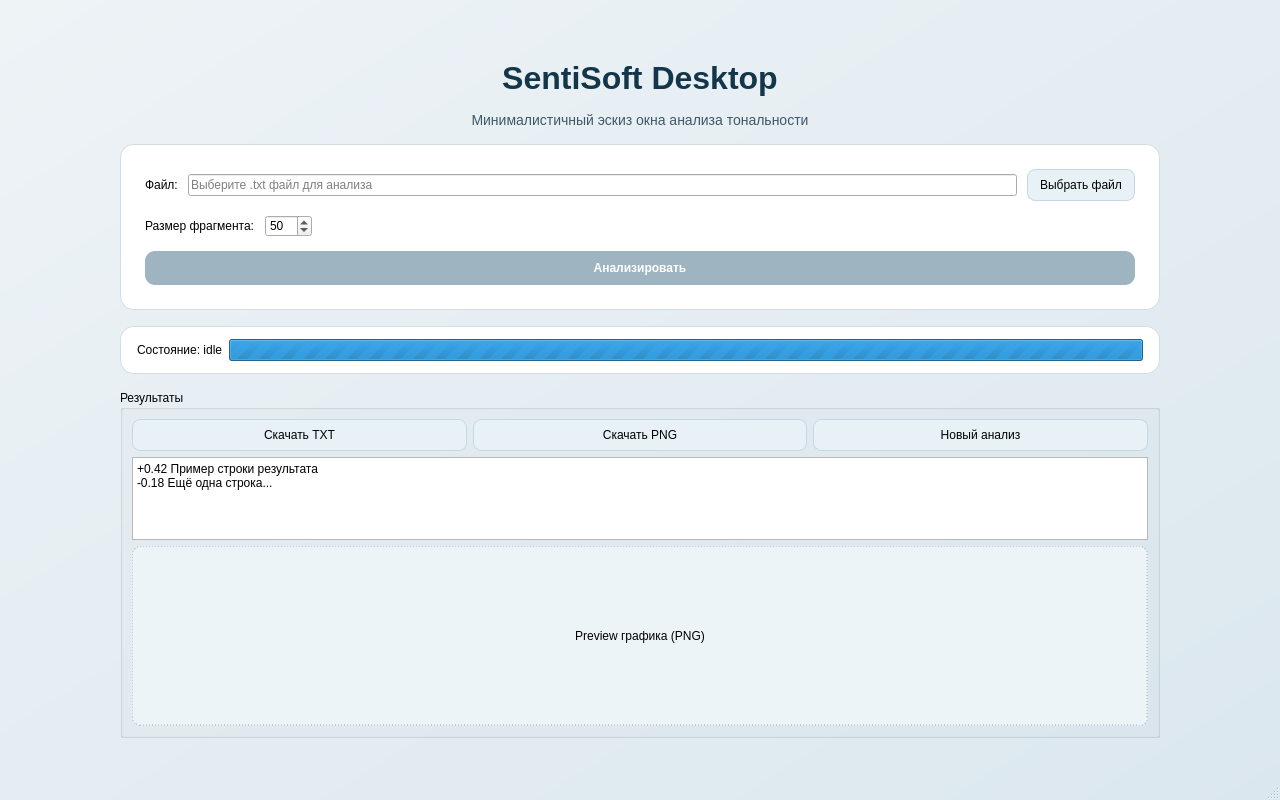
<?xml version="1.0" encoding="UTF-8"?>
<ui version="4.0">
 <class>SentilexVariantAWindow</class>
 <widget class="QMainWindow" name="SentilexVariantAWindow">
  <property name="geometry">
   <rect>
    <x>0</x>
    <y>0</y>
    <width>1280</width>
    <height>800</height>
   </rect>
  </property>
  <property name="windowTitle">
   <string>SentiSoft Desktop - Variant A (Minimalism Modern)</string>
  </property>
  <property name="styleSheet">
   <string notr="true">QMainWindow {background: qlineargradient(x1:0,y1:0,x2:1,y2:1, stop:0 #eef3f6, stop:1 #dbe7ef);} 
QFrame#inputCard, QFrame#statusBar {background: #ffffff; border: 1px solid #d3dce4; border-radius: 14px;}
QPushButton#analyzeButton {background: #12769b; color: #ffffff; border: none; border-radius: 10px; padding: 10px 14px; font-weight: 600;}
QPushButton#analyzeButton:disabled {background: #9eb4c0;}
QPushButton#browseButton, QPushButton#downloadTxtButton, QPushButton#downloadPngButton, QPushButton#newAnalysisButton {background: #e7f1f6; border: 1px solid #c4d8e2; border-radius: 8px; padding: 8px 12px;}</string>
  </property>
  <widget class="QWidget" name="centralwidget">
   <layout class="QVBoxLayout" name="rootLayout">
    <property name="leftMargin">
     <number>120</number>
    </property>
    <property name="topMargin">
     <number>60</number>
    </property>
    <property name="rightMargin">
     <number>120</number>
    </property>
    <property name="bottomMargin">
     <number>40</number>
    </property>
    <property name="spacing">
     <number>16</number>
    </property>
    <item>
     <widget class="QLabel" name="titleLabel">
      <property name="text">
       <string>SentiSoft Desktop</string>
      </property>
      <property name="alignment">
       <set>Qt::AlignHCenter|Qt::AlignVCenter</set>
      </property>
      <property name="styleSheet">
       <string notr="true">font-size: 32px; font-weight: 700; color: #13364a;</string>
      </property>
     </widget>
    </item>
    <item>
     <widget class="QLabel" name="subtitleLabel">
      <property name="text">
       <string>Минималистичный эскиз окна анализа тональности</string>
      </property>
      <property name="alignment">
       <set>Qt::AlignHCenter|Qt::AlignVCenter</set>
      </property>
      <property name="styleSheet">
       <string notr="true">font-size: 14px; color: #3d5866;</string>
      </property>
     </widget>
    </item>
    <item>
     <widget class="QFrame" name="inputCard">
      <layout class="QVBoxLayout" name="inputLayout">
       <property name="leftMargin">
        <number>24</number>
       </property>
       <property name="topMargin">
        <number>24</number>
       </property>
       <property name="rightMargin">
        <number>24</number>
       </property>
       <property name="bottomMargin">
        <number>24</number>
       </property>
       <property name="spacing">
        <number>14</number>
       </property>
       <item>
        <layout class="QHBoxLayout" name="fileRow">
         <property name="spacing">
          <number>10</number>
         </property>
         <item>
          <widget class="QLabel" name="fileLabel">
           <property name="text">
            <string>Файл:</string>
           </property>
          </widget>
         </item>
         <item>
          <widget class="QLineEdit" name="filePathEdit">
           <property name="placeholderText">
            <string>Выберите .txt файл для анализа</string>
           </property>
          </widget>
         </item>
         <item>
          <widget class="QPushButton" name="browseButton">
           <property name="text">
            <string>Выбрать файл</string>
           </property>
          </widget>
         </item>
        </layout>
       </item>
       <item>
        <layout class="QHBoxLayout" name="fragmentRow">
         <property name="spacing">
          <number>10</number>
         </property>
         <item>
          <widget class="QLabel" name="fragmentLabel">
           <property name="text">
            <string>Размер фрагмента:</string>
           </property>
          </widget>
         </item>
         <item>
          <widget class="QSpinBox" name="fragmentSizeSpinBox">
           <property name="minimum">
            <number>10</number>
           </property>
           <property name="maximum">
            <number>500</number>
           </property>
           <property name="value">
            <number>50</number>
           </property>
          </widget>
         </item>
         <item>
          <spacer name="fragmentSpacer">
           <property name="orientation">
            <enum>Qt::Horizontal</enum>
           </property>
           <property name="sizeHint" stdset="0">
            <size>
             <width>40</width>
             <height>20</height>
            </size>
           </property>
          </spacer>
         </item>
        </layout>
       </item>
       <item>
        <widget class="QPushButton" name="analyzeButton">
         <property name="text">
          <string>Анализировать</string>
         </property>
         <property name="enabled">
          <bool>false</bool>
         </property>
        </widget>
       </item>
      </layout>
     </widget>
    </item>
    <item>
     <widget class="QFrame" name="statusBar">
      <layout class="QHBoxLayout" name="statusLayout">
       <property name="leftMargin">
        <number>16</number>
       </property>
       <property name="topMargin">
        <number>12</number>
       </property>
       <property name="rightMargin">
        <number>16</number>
       </property>
       <property name="bottomMargin">
        <number>12</number>
       </property>
       <item>
        <widget class="QLabel" name="statusLabel">
         <property name="text">
          <string>Состояние: idle</string>
         </property>
        </widget>
       </item>
       <item>
        <widget class="QProgressBar" name="analyzeProgress">
         <property name="minimum">
          <number>0</number>
         </property>
         <property name="maximum">
          <number>0</number>
         </property>
         <property name="value">
          <number>-1</number>
         </property>
         <property name="visible">
          <bool>false</bool>
         </property>
        </widget>
       </item>
      </layout>
     </widget>
    </item>
    <item>
     <widget class="QGroupBox" name="resultGroup">
      <property name="title">
       <string>Результаты</string>
      </property>
      <property name="visible">
       <bool>true</bool>
      </property>
      <layout class="QVBoxLayout" name="resultLayout">
       <item>
        <layout class="QHBoxLayout" name="resultActions">
         <item>
          <widget class="QPushButton" name="downloadTxtButton">
           <property name="text">
            <string>Скачать TXT</string>
           </property>
          </widget>
         </item>
         <item>
          <widget class="QPushButton" name="downloadPngButton">
           <property name="text">
            <string>Скачать PNG</string>
           </property>
          </widget>
         </item>
         <item>
          <widget class="QPushButton" name="newAnalysisButton">
           <property name="text">
            <string>Новый анализ</string>
           </property>
          </widget>
         </item>
        </layout>
       </item>
       <item>
        <widget class="QPlainTextEdit" name="resultTextPreview">
         <property name="plainText">
          <string>+0.42 Пример строки результата
-0.18 Ещё одна строка...</string>
         </property>
         <property name="readOnly">
          <bool>true</bool>
         </property>
        </widget>
       </item>
       <item>
        <widget class="QLabel" name="plotPreview">
         <property name="minimumSize">
          <size>
           <width>0</width>
           <height>180</height>
          </size>
         </property>
         <property name="styleSheet">
          <string notr="true">background: #edf4f8; border: 1px dashed #9bb6c4; border-radius: 8px;</string>
         </property>
         <property name="alignment">
          <set>Qt::AlignCenter</set>
         </property>
         <property name="text">
          <string>Preview графика (PNG)</string>
         </property>
        </widget>
       </item>
      </layout>
     </widget>
    </item>
   </layout>
  </widget>
  <widget class="QStatusBar" name="statusbar"/>
 </widget>
 <resources/>
 <connections/>
</ui>
